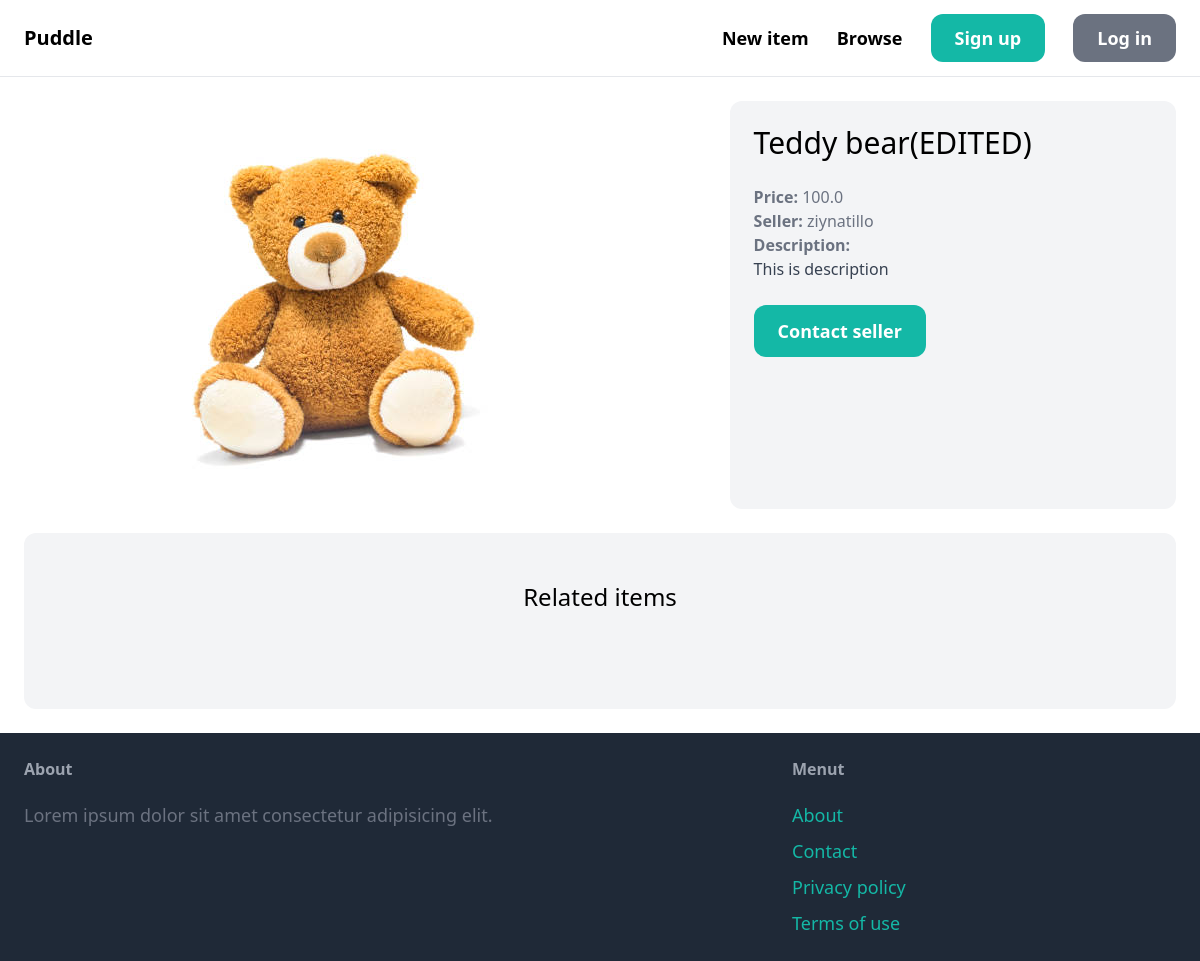
Page /items/1 on the committed database.
### item/models.py (models this page shows, shortened)
class Item(models.Model):
    category=models.ForeignKey(Category,on_delete=models.CASCADE,related_name='items')
    name=models.CharField(max_length=250)
    description=models.TextField(blank=True,null=True)
    price=models.FloatField()
    image=models.ImageField(upload_to='item_images',blank=True,null=True)
    is_sold=models.BooleanField(default=False)
    created_at=models.DateTimeField(auto_now_add=True)
    created_by=models.ForeignKey(User,on_delete=models.CASCADE,related_name='items')

### item/views.py (the view)
# urls.py: path('items/<pk>',views.detail,name='detail'),
def detail(request, pk):
    item=Item.objects.get(pk=pk)
    related_items=Item.objects.filter(category=item.category,is_sold=False).exclude(pk=pk)[0:3]
    return render(request,'item/detail.html',{'item':item,'related_items':related_items})

### item/templates/item/detail.html (shortened to what this page needs)
{% extends 'core/base.html'%}
{%block content%}
<div class="grid grid-cols-5 gap-6">
    <div class="col-span-3">
        <img src="{{item.image.url}}" alt="" class="rounded-xl">
    </div>
    <div class="col-span-2 p-6 bg-gray-100 rounded-xl">
        <h1 class="mb-6 text-3xl">{{item.name}}</h1>
        <p class="text-gray-500"><strong>Price: </strong>{{item.price}}</p>
        <p class="text-gray-500"><strong>Seller: </strong>{{item.created_by.username}}</p>
        {% if item.description %}
        <p class="text-gray-700">
            <strong class="text-gray-500">Description:</strong><br>
            {{item.description}}
        </p>
        {% endif %}
        {% if request.user == item.created_by %}
        <div class="mt-6 p-6 bg-white rounded-xl">
            <p>This is your item</p>
            <a href="{% url 'edit' item.id%}" class="inline-block mt-6 px-6 py-3 text-lg font-semibold bg-teal-500 text-white rounded-xl">Edit</a>
            <a href="{% url 'delete' item.id %}" class="inline-block mt-6 px-6 py-3 text-lg font-semibold bg-red-500 text-white rounded-xl">Delete</a>
        </div>
        {% else %}
        <a href="{% url 'inbox:new' item.id %}" class="inline-block mt-6 px-6 py-3 text-lg font-semibold bg-teal-500 text-white rounded-xl hover:bg-teal-700">Contact seller</a>
        {% endif%}
    </div>
</div>
<div class="mt-6 px-6 py-12 bg-gray-100 rounded-xl">
    <h2 class="mb-12 text-2xl text-center">Related items</h2>
</div>
{% endblock%}

### rows in the picture
Item: image (picture), name "Teddy bear(EDITED)", price "100.0", created_by.username "ziynatillo", description "This is description"
